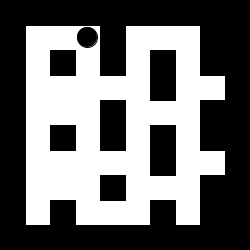
Frame 1 (no input)
Frame 60 (the mouse pressed at the canvas centre just before this capture): identical to frame 1, image omitted
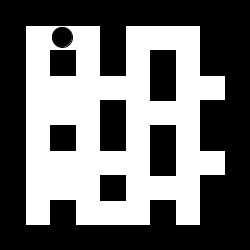
Frame 120 (the mouse held since frame 60 and released just before this capture)

The Processing sketch that drew these frames (run headless with seeded random() and noise(); from frame 60 on, the mouse is pressed at the canvas centre):

// Processing sketch: week14_11_Crazy_Arcade_part4_big_map
// ── week14_11_Crazy_Arcade_part4_big_map.pde
// week14_11_Crazy_Arcade_part4_big_map
// 修改自 week14_10_Crazy_Arcade_part3_keep_moving_till_hit_wall
// 爆爆王的怪物隨機移動, 不要跳,要順順的移動
int [][] map = {
  {1,1,1,1,1,1,1,1,1,1},
  {1,0,0,0,1,0,0,0,1,1},
  {1,0,1,0,1,0,1,0,1,1},
  {1,0,0,0,0,0,1,0,0,1},
  {1,0,0,0,1,0,0,0,1,1},
  {1,0,1,0,1,0,1,0,1,1},
  {1,0,0,0,0,0,1,0,0,1},
  {1,0,0,0,1,0,0,0,1,1},
  {1,0,1,0,0,0,1,0,1,1},
  {1,1,1,1,1,1,1,1,1,1},
};
int monsterI = 1, monsterJ = 3;
int monster_dI = 0, monster_dJ = 0; // week14_9 新加的
int W, H, S;
void setup(){
  size(250,250);
  H = map.length;
  W = map[0].length;
  S = 250 / W;
}
void draw(){
  background(255);
  for(int i=0; i<H; i++){
    for(int j=0; j<W; j++){
      fill(0);
      if(map[i][j]==1) rect(j*S, i*S, S, S);
    }
  }
  if(frameCount%60==0){ // 經過60frames = 1秒
    monsterI += monster_dI;
    monsterJ += monster_dJ;
    int i3 = monsterI + monster_dI, j3 = monsterJ + monster_dJ;
      if ((monster_dI==0 && monster_dJ==0) || i3<0 || j3<0 || i3>=H || j3>=W || map[i3][j3]==1) { 
      int [] dI = {0,1,0,-1};
      int [] dJ = {1,0,-1,0};
      int [] possible = new int[4];
      int N = 0;
      for(int k=0; k<4; k++){
        int i2 = monsterI+dI[k], j2 = monsterJ+dJ[k];
        if (i2<0 || j2<0 || i2>=H || j2>=W) continue;
        if (map[i2][j2]==1) continue;
        possible[N] = k;
        N++;
      }
      int k = possible[int(random(N))];
      monster_dI = dI[k]; //monsterI += dI[k];
      monster_dJ = dJ[k]; //monsterJ += dJ[k];
    }
  }
  float t = frameCount%60 * S / 60;
  ellipse(monsterJ*S+S/2+monster_dJ*t, monsterI*S+S/2+monster_dI*t, S*0.8, S*0.8);
}
